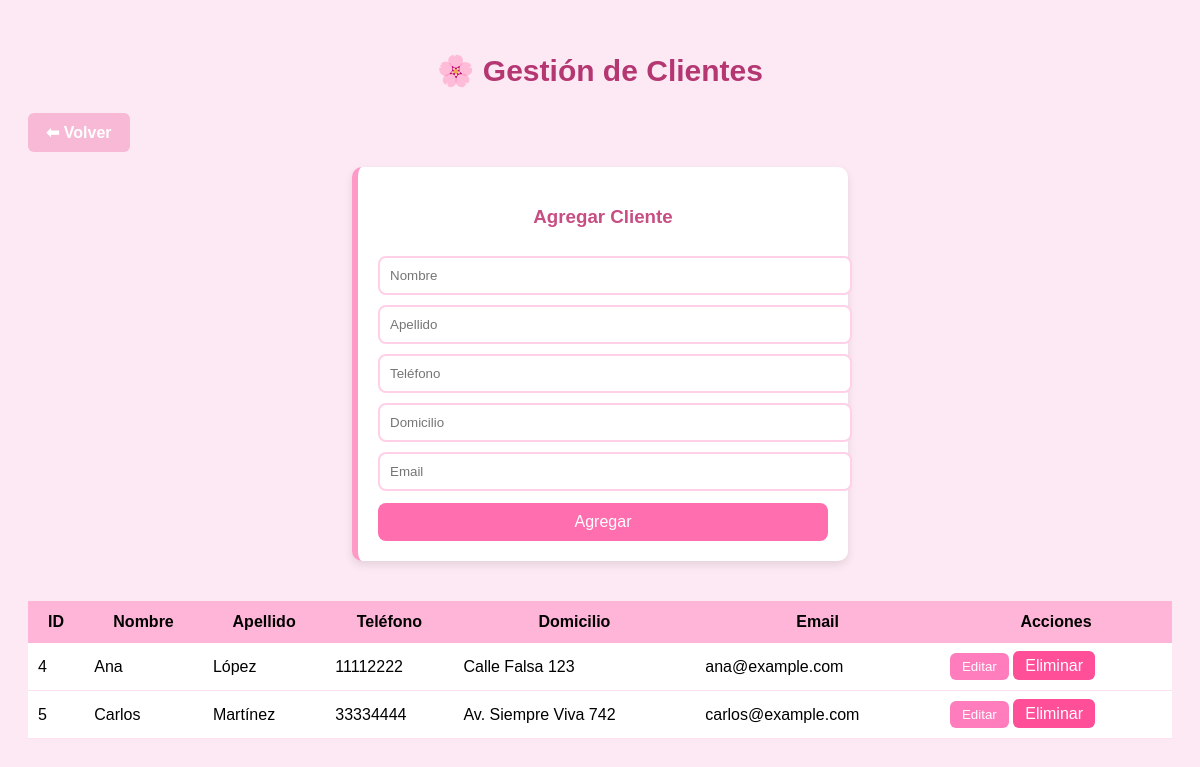
The app's page /clientes.php, older data.
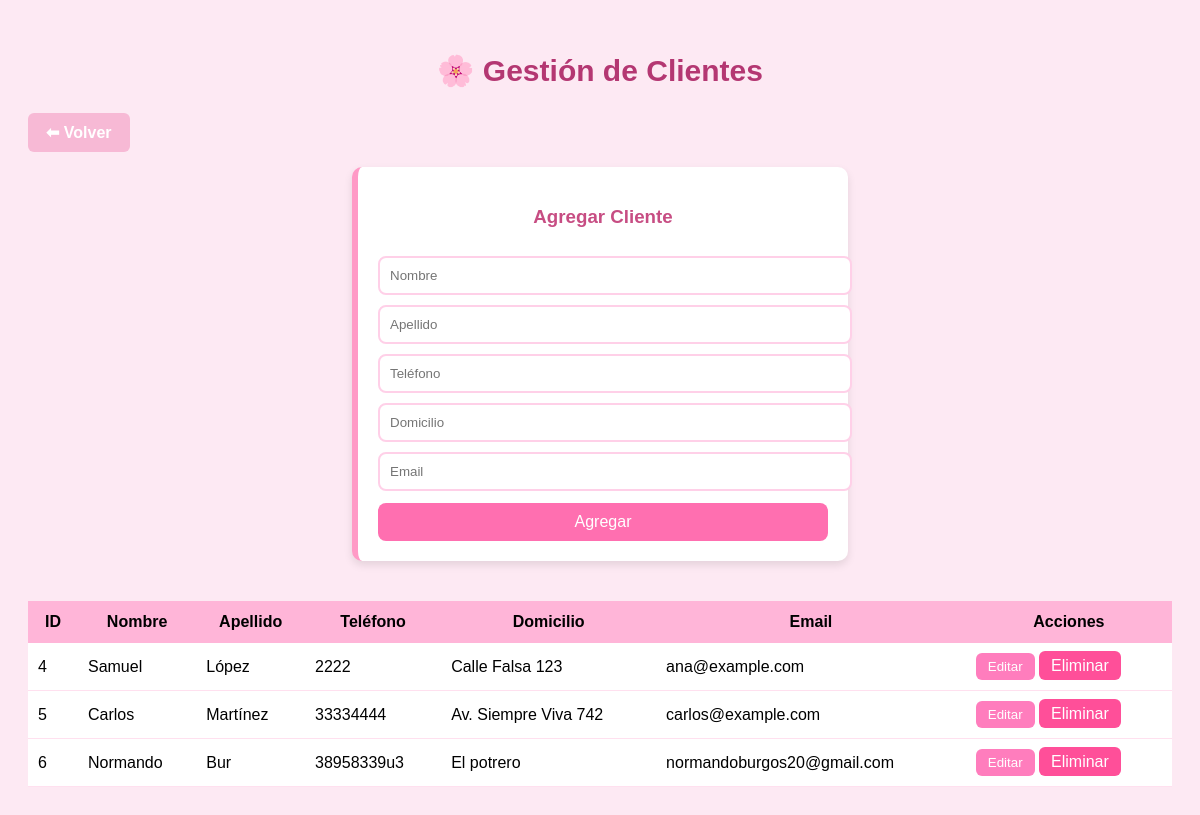
The same page, newer data.
### tables this page shows
CREATE TABLE `clientes` (
  `cli_id` int NOT NULL AUTO_INCREMENT,
  `cli_nombre` varchar(45) NOT NULL,
  `cli_apellido` varchar(45) NOT NULL,
  `cli_tel` varchar(45) NOT NULL,
  `cli_domicilio` varchar(50) NOT NULL,
  `cli_email` varchar(50) NOT NULL,
  PRIMARY KEY (`cli_id`),
  UNIQUE KEY `idClientes_UNIQUE` (`cli_id`)
);

### clientes.php (the view, shortened to what this page needs)
<?php
include("conexion.php");
$consulta = mysqli_query($conexion, "SELECT * FROM clientes")
            or die("Error en la consulta: " . mysqli_error($conexion));
?>
<!DOCTYPE html>
<html lang="es">
<head>
    <link rel="stylesheet" href="css/clientes.css">
</head>
<body>
<h2 class="titulo">🌸 Gestión de Clientes</h2>
<a href="panel.php" class="btnVolver">⬅ Volver</a>
<div class="form-container">
    <form action="" method="POST">
        <h3>Agregar Cliente</h3>
        <input type="text" name="nombre" placeholder="Nombre" required>
        <input type="text" name="apellido" placeholder="Apellido" required>
        <input type="text" name="telefono" placeholder="Teléfono" required>
        <input type="text" name="domicilio" placeholder="Domicilio" required>
        <input type="email" name="email" placeholder="Email" required>
        <button type="submit" name="agregar" class="btn-agregar">Agregar</button>
    </form>
</div>
<div class="tabla-container">
    <table>
        <tr>
            <th>ID</th>
            <th>Nombre</th>
            <th>Apellido</th>
            <th>Teléfono</th>
            <th>Domicilio</th>
            <th>Email</th>
            <th>Acciones</th>
        </tr>
        <?php while ($fila = mysqli_fetch_assoc($consulta)) { ?>
        <tr>
            <td><?= $fila['cli_id'] ?></td>
            <td><?= $fila['cli_nombre'] ?></td>
            <td><?= $fila['cli_apellido'] ?></td>
            <td><?= $fila['cli_tel'] ?></td>
            <td><?= $fila['cli_domicilio'] ?></td>
            <td><?= $fila['cli_email'] ?></td>
            <td>
                <button class="btn-editar"
                    onclick="editarCliente(
                        '<?= $fila['cli_id'] ?>',
                        '<?= $fila['cli_nombre'] ?>',
                        '<?= $fila['cli_apellido'] ?>',
                        '<?= $fila['cli_tel'] ?>',
                        '<?= $fila['cli_domicilio'] ?>',
                        '<?= $fila['cli_email'] ?>'
                    )">
                    Editar
                </button>
                <a href="clientes.php?eliminar=<?= $fila['cli_id'] ?>"
                   class="btn-eliminar"
                   onclick="return confirm('¿Eliminar cliente?')">Eliminar</a>
            </td>
        </tr>
        <?php } ?>
    </table>
</div>
</body>
</html>

### css/clientes.css (style rules this page uses)
body { font-family: Arial; background: #fde9f3; padding: 20px; }
.titulo { text-align: center; font-size: 30px; color: #b43772; margin-bottom: 25px; }
.form-container { background: white; width: 100%; max-width: 450px; padding: 20px; margin: auto; border-radius: 10px; box-shadow: 0px 4px 8px rgba(0,0,0,0.1); border-left: 6px solid #ff9ac6; }
.form-container h3 { color: #c74d83; text-align: center; }
form input { width: 100%; margin-top: 10px; padding: 10px; border: 2px solid #ffd0e8; border-radius: 8px; }
.btn-agregar { width: 100%; background: #ff6fb0; color: white; padding: 10px; border: none; margin-top: 12px; font-size: 16px; border-radius: 8px; cursor: pointer; }
.tabla-container { margin-top: 40px; overflow-x: auto; }
table { width: 100%; border-collapse: collapse; background: white; }
th { background: #ffb5d8; padding: 12px; }
td { padding: 10px; border-bottom: 1px solid #ffe0ef; }
.btn-editar, .btn-eliminar { padding: 6px 12px; border-radius: 6px; color: white; text-decoration: none; }
.btn-editar { background: #ff7dbd; border: none; }
.btn-eliminar { background: #ff4f99; }
.btnVolver { display: inline-block; padding: 10px 18px; background: #f7b9d5; color: #fff; text-decoration: none; border-radius: 6px; font-weight: bold; margin-bottom: 15px; transition: 0.3s; }

Row changes from the older to the newer data that the page shows:
changed clientes "López": cli_nombre "Ana" → "Samuel"; cli_tel "11112222" → "2222"
added clientes: cli_id "6", cli_nombre "Normando", cli_apellido "Bur", cli_tel "38958339u3", cli_domicilio "El potrero", cli_email "normandoburgos20@gmail.com"
